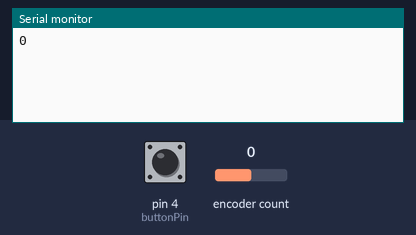
Bench run of a sketch on a simulated Arduino Uno, built with avr-gcc and run on an emulated ATmega328P. Parts: the last lines printed to the serial monitor. The test bench sets the inputs (shaded band); at power-on: pin 4 (buttonPin) HIGH, encoder count 0.

Above: at 1.2 s.
1.3 s: pin 4 (buttonPin) pulled LOW for 0.15 s
At 1.9 s:
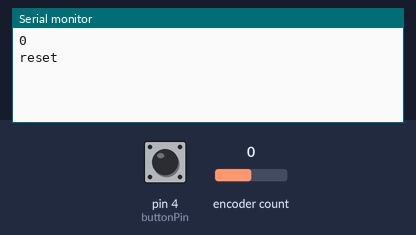
2.9 s: encoder count set to 1
At 4.1 s:
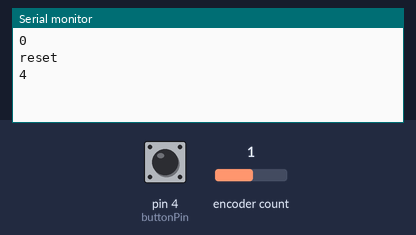
4.4 s: encoder count set to 2
At 5.5 s:
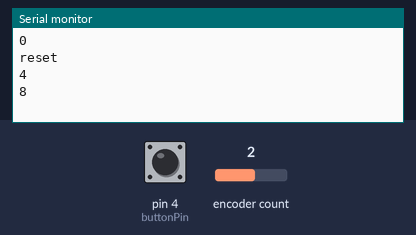

The sketch:

Encoder_reset.ino
```cpp
/*
   Encoder reset
   Uses the pushbutton on a rotary encoder
   to reset the count on the encoder

  Uses Paul Stoffregen's encoder library:
  http://www.pjrc.com/teensy/td_libs_Encoder.html

  created 19 Feb 2018
  modified 6 Nov 2019
  by Tom Igoe
*/

#include <Encoder.h>
Encoder thisEncoder(2,3);
const int buttonPin = 4;
long lastPosition  = -1;
int lastButtonState = 0;

void setup() {
  Serial.begin(9600);
  pinMode(buttonPin, INPUT_PULLUP);
}


void loop() {
  // read the encoder:
  int currentPosition = thisEncoder.read();
  // see if it's changed:
  if (currentPosition != lastPosition) {
    Serial.println(currentPosition);
  }
  // save current position for comparison next time:
  lastPosition = currentPosition;

  // read the pushbutton state:
  int buttonState = digitalRead(buttonPin);
  // see if it's changed:
  if (buttonState != lastButtonState) {
    // if it's currently pressed:
    if (buttonState == LOW) {
      // reset the encoder count:
      thisEncoder.write(0);
      Serial.println("reset");
    }
  }
  // save current state for comparison next time:
  lastButtonState = buttonState;
}
```

Measured:
- after the input at 1.3 s, the serial monitor: prints a new line at once (image 1)
- after the input at 2.9 s, the serial monitor: prints a new line at once (image 2)
- after the input at 4.4 s, the serial monitor: prints a new line at once (image 3)
